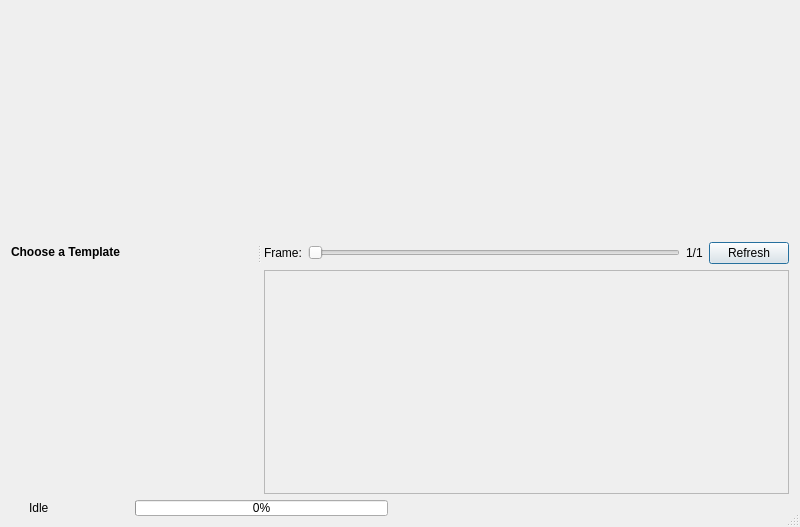
<?xml version="1.0" encoding="UTF-8"?>
<ui version="4.0">
 <class>Dialog</class>
 <widget class="QDialog" name="Dialog">
  <property name="geometry">
   <rect>
    <x>0</x>
    <y>0</y>
    <width>800</width>
    <height>527</height>
   </rect>
  </property>
  <property name="windowTitle">
   <string>Animated Titles (Powered by Blender)</string>
  </property>
  <property name="windowIcon">
   <iconset>
    <normaloff>:/about/blender.svg</normaloff>:/about/blender.svg</iconset>
  </property>
  <property name="autoFillBackground">
   <bool>false</bool>
  </property>
  <property name="sizeGripEnabled">
   <bool>true</bool>
  </property>
  <layout class="QGridLayout" name="gridLayout" columnstretch="0" columnminimumwidth="0">
   <item row="1" column="0">
    <widget class="QSplitter" name="splitter">
     <property name="lineWidth">
      <number>3</number>
     </property>
     <property name="orientation">
      <enum>Qt::Horizontal</enum>
     </property>
     <property name="handleWidth">
      <number>10</number>
     </property>
     <widget class="QWidget" name="widget" native="true">
      <property name="sizePolicy">
       <sizepolicy hsizetype="MinimumExpanding" vsizetype="Preferred">
        <horstretch>0</horstretch>
        <verstretch>0</verstretch>
       </sizepolicy>
      </property>
      <property name="minimumSize">
       <size>
        <width>0</width>
        <height>0</height>
       </size>
      </property>
      <property name="maximumSize">
       <size>
        <width>400</width>
        <height>16777215</height>
       </size>
      </property>
      <layout class="QGridLayout" name="gridLayout_2">
       <item row="0" column="0">
        <layout class="QVBoxLayout" name="verticalLayout">
         <item>
          <widget class="QLabel" name="label">
           <property name="text">
            <string>&lt;b&gt;Choose a Template&lt;/b&gt;</string>
           </property>
          </widget>
         </item>
        </layout>
       </item>
      </layout>
     </widget>
     <widget class="QWidget" name="widget_2" native="true">
      <layout class="QGridLayout" name="gridLayout_3">
       <item row="3" column="0">
        <widget class="QScrollArea" name="scrollArea">
         <property name="widgetResizable">
          <bool>true</bool>
         </property>
         <widget class="QWidget" name="settingsContainer">
          <property name="geometry">
           <rect>
            <x>0</x>
            <y>0</y>
            <width>480</width>
            <height>210</height>
           </rect>
          </property>
          <layout class="QFormLayout" name="formLayout">
           <property name="fieldGrowthPolicy">
            <enum>QFormLayout::AllNonFixedFieldsGrow</enum>
           </property>
          </layout>
         </widget>
        </widget>
       </item>
       <item row="2" column="0">
        <layout class="QHBoxLayout" name="horizontalLayout">
         <property name="topMargin">
          <number>0</number>
         </property>
         <item>
          <widget class="QLabel" name="label_3">
           <property name="text">
            <string>Frame:</string>
           </property>
          </widget>
         </item>
         <item>
          <widget class="QSlider" name="sliderPreview">
           <property name="orientation">
            <enum>Qt::Horizontal</enum>
           </property>
          </widget>
         </item>
         <item>
          <widget class="QLabel" name="lblFrame">
           <property name="text">
            <string>1/1</string>
           </property>
          </widget>
         </item>
         <item>
          <widget class="QPushButton" name="btnRefresh">
           <property name="text">
            <string>Refresh</string>
           </property>
          </widget>
         </item>
        </layout>
       </item>
       <item row="0" column="0">
        <widget class="QLabel" name="imgPreview">
         <property name="sizePolicy">
          <sizepolicy hsizetype="Expanding" vsizetype="Expanding">
           <horstretch>0</horstretch>
           <verstretch>0</verstretch>
          </sizepolicy>
         </property>
         <property name="minimumSize">
          <size>
           <width>0</width>
           <height>0</height>
          </size>
         </property>
         <property name="text">
          <string/>
         </property>
         <property name="scaledContents">
          <bool>false</bool>
         </property>
         <property name="alignment">
          <set>Qt::AlignCenter</set>
         </property>
        </widget>
       </item>
      </layout>
     </widget>
    </widget>
   </item>
   <item row="2" column="0">
    <widget class="QWidget" name="buttonsContainer" native="true">
     <property name="sizePolicy">
      <sizepolicy hsizetype="Preferred" vsizetype="Fixed">
       <horstretch>1</horstretch>
       <verstretch>0</verstretch>
      </sizepolicy>
     </property>
     <property name="minimumSize">
      <size>
       <width>200</width>
       <height>16</height>
      </size>
     </property>
     <layout class="QHBoxLayout" name="horizontalLayout_2">
      <property name="topMargin">
       <number>0</number>
      </property>
      <property name="bottomMargin">
       <number>0</number>
      </property>
      <item>
       <widget class="QWidget" name="statusContainer" native="true">
        <layout class="QHBoxLayout" name="statusLayout" stretch="0,1">
         <property name="topMargin">
          <number>0</number>
         </property>
         <property name="rightMargin">
          <number>9</number>
         </property>
         <property name="bottomMargin">
          <number>0</number>
         </property>
         <item>
          <widget class="QLabel" name="frameStatus">
           <property name="minimumSize">
            <size>
             <width>100</width>
             <height>16</height>
            </size>
           </property>
           <property name="text">
            <string>Idle</string>
           </property>
           <property name="textFormat">
            <enum>Qt::PlainText</enum>
           </property>
          </widget>
         </item>
         <item>
          <widget class="QProgressBar" name="frameProgress">
           <property name="minimumSize">
            <size>
             <width>200</width>
             <height>16</height>
            </size>
           </property>
           <property name="baseSize">
            <size>
             <width>200</width>
             <height>16</height>
            </size>
           </property>
           <property name="value">
            <number>0</number>
           </property>
           <property name="textVisible">
            <bool>true</bool>
           </property>
          </widget>
         </item>
        </layout>
       </widget>
      </item>
      <item>
       <widget class="QDialogButtonBox" name="buttonBox">
        <property name="minimumSize">
         <size>
          <width>200</width>
          <height>16</height>
         </size>
        </property>
        <property name="baseSize">
         <size>
          <width>200</width>
          <height>16</height>
         </size>
        </property>
        <property name="orientation">
         <enum>Qt::Horizontal</enum>
        </property>
        <property name="standardButtons">
         <set>QDialogButtonBox::NoButton</set>
        </property>
       </widget>
      </item>
     </layout>
    </widget>
   </item>
  </layout>
 </widget>
 <resources/>
 <connections>
  <connection>
   <sender>buttonBox</sender>
   <signal>accepted()</signal>
   <receiver>Dialog</receiver>
   <slot>accept()</slot>
   <hints>
    <hint type="sourcelabel">
     <x>184</x>
     <y>228</y>
    </hint>
    <hint type="destinationlabel">
     <x>157</x>
     <y>274</y>
    </hint>
   </hints>
  </connection>
  <connection>
   <sender>buttonBox</sender>
   <signal>rejected()</signal>
   <receiver>Dialog</receiver>
   <slot>reject()</slot>
   <hints>
    <hint type="sourcelabel">
     <x>184</x>
     <y>234</y>
    </hint>
    <hint type="destinationlabel">
     <x>286</x>
     <y>274</y>
    </hint>
   </hints>
  </connection>
 </connections>
</ui>
